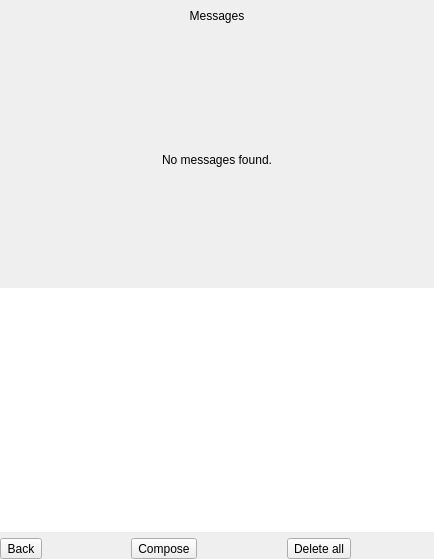
<?xml version="1.0" encoding="UTF-8"?>
<ui version="4.0">
 <class>MessageHistory</class>
 <widget class="QDialog" name="MessageHistory">
  <property name="geometry">
   <rect>
    <x>0</x>
    <y>0</y>
    <width>434</width>
    <height>559</height>
   </rect>
  </property>
  <property name="windowTitle">
   <string>Messages</string>
  </property>
  <property name="windowIcon">
   <iconset resource="taki.qrc">
    <normaloff>:/icon.png</normaloff>:/icon.png</iconset>
  </property>
  <layout class="QVBoxLayout" name="verticalLayout">
   <property name="margin">
    <number>0</number>
   </property>
   <item>
    <layout class="QGridLayout" name="gridLayout" columnstretch="0,0">
     <item row="1" column="0" colspan="2">
      <widget class="QLabel" name="lbMsgNotFound">
       <property name="sizePolicy">
        <sizepolicy hsizetype="Preferred" vsizetype="Expanding">
         <horstretch>0</horstretch>
         <verstretch>0</verstretch>
        </sizepolicy>
       </property>
       <property name="text">
        <string>No messages found.</string>
       </property>
       <property name="alignment">
        <set>Qt::AlignCenter</set>
       </property>
      </widget>
     </item>
     <item row="3" column="0" colspan="2">
      <widget class="QFrame" name="frMsgView">
       <property name="frameShape">
        <enum>QFrame::NoFrame</enum>
       </property>
       <property name="frameShadow">
        <enum>QFrame::Raised</enum>
       </property>
       <layout class="QGridLayout" name="gridLayout_2">
        <property name="margin">
         <number>0</number>
        </property>
        <item row="0" column="0">
         <widget class="QToolButton" name="btMsgBack">
          <property name="text">
           <string>Back</string>
          </property>
          <property name="icon">
           <iconset resource="taki.qrc">
            <normaloff>:/icons/arrow-left.png</normaloff>:/icons/arrow-left.png</iconset>
          </property>
         </widget>
        </item>
        <item row="0" column="7">
         <spacer name="horizontalSpacer_3">
          <property name="orientation">
           <enum>Qt::Horizontal</enum>
          </property>
          <property name="sizeHint" stdset="0">
           <size>
            <width>40</width>
            <height>20</height>
           </size>
          </property>
         </spacer>
        </item>
        <item row="0" column="1">
         <spacer name="horizontalSpacer">
          <property name="orientation">
           <enum>Qt::Horizontal</enum>
          </property>
          <property name="sizeHint" stdset="0">
           <size>
            <width>40</width>
            <height>20</height>
           </size>
          </property>
         </spacer>
        </item>
        <item row="0" column="5">
         <spacer name="horizontalSpacer_2">
          <property name="orientation">
           <enum>Qt::Horizontal</enum>
          </property>
          <property name="sizeHint" stdset="0">
           <size>
            <width>40</width>
            <height>20</height>
           </size>
          </property>
         </spacer>
        </item>
        <item row="0" column="2">
         <widget class="QToolButton" name="btMsgNew">
          <property name="text">
           <string>Compose</string>
          </property>
          <property name="icon">
           <iconset resource="taki.qrc">
            <normaloff>:/icons/edit.png</normaloff>
            <disabledoff>:/icons/edit-disbl.png</disabledoff>:/icons/edit.png</iconset>
          </property>
         </widget>
        </item>
        <item row="0" column="6">
         <widget class="QToolButton" name="btMsgDelete">
          <property name="text">
           <string>Delete all</string>
          </property>
          <property name="icon">
           <iconset resource="taki.qrc">
            <normaloff>:/icons/delete-all.png</normaloff>
            <disabledoff>:/icons/delete-all-disbl.png</disabledoff>:/icons/delete-all.png</iconset>
          </property>
         </widget>
        </item>
       </layout>
      </widget>
     </item>
     <item row="2" column="0" colspan="2">
      <widget class="QTreeView" name="twMsgHistory">
       <property name="sizePolicy">
        <sizepolicy hsizetype="Expanding" vsizetype="Expanding">
         <horstretch>0</horstretch>
         <verstretch>0</verstretch>
        </sizepolicy>
       </property>
       <property name="frameShape">
        <enum>QFrame::NoFrame</enum>
       </property>
       <property name="horizontalScrollBarPolicy">
        <enum>Qt::ScrollBarAlwaysOff</enum>
       </property>
       <property name="editTriggers">
        <set>QAbstractItemView::NoEditTriggers</set>
       </property>
       <property name="alternatingRowColors">
        <bool>true</bool>
       </property>
       <property name="selectionBehavior">
        <enum>QAbstractItemView::SelectRows</enum>
       </property>
       <property name="verticalScrollMode">
        <enum>QAbstractItemView::ScrollPerPixel</enum>
       </property>
       <property name="rootIsDecorated">
        <bool>false</bool>
       </property>
       <property name="uniformRowHeights">
        <bool>false</bool>
       </property>
       <property name="itemsExpandable">
        <bool>false</bool>
       </property>
       <property name="sortingEnabled">
        <bool>false</bool>
       </property>
       <property name="allColumnsShowFocus">
        <bool>true</bool>
       </property>
       <property name="wordWrap">
        <bool>true</bool>
       </property>
       <property name="headerHidden">
        <bool>true</bool>
       </property>
       <attribute name="headerStretchLastSection">
        <bool>false</bool>
       </attribute>
      </widget>
     </item>
     <item row="0" column="0" colspan="2">
      <widget class="QFrame" name="frBBControls">
       <property name="frameShape">
        <enum>QFrame::NoFrame</enum>
       </property>
       <property name="frameShadow">
        <enum>QFrame::Plain</enum>
       </property>
       <layout class="QHBoxLayout" name="horizontalLayout">
        <item>
         <widget class="QLabel" name="bbFrameLabel">
          <property name="text">
           <string>Messages</string>
          </property>
          <property name="alignment">
           <set>Qt::AlignBottom|Qt::AlignHCenter</set>
          </property>
          <property name="wordWrap">
           <bool>true</bool>
          </property>
         </widget>
        </item>
       </layout>
      </widget>
     </item>
    </layout>
   </item>
  </layout>
 </widget>
 <resources>
  <include location="taki.qrc"/>
 </resources>
 <connections>
  <connection>
   <sender>btMsgBack</sender>
   <signal>clicked()</signal>
   <receiver>MessageHistory</receiver>
   <slot>reject()</slot>
   <hints>
    <hint type="sourcelabel">
     <x>26</x>
     <y>557</y>
    </hint>
    <hint type="destinationlabel">
     <x>39</x>
     <y>301</y>
    </hint>
   </hints>
  </connection>
  <connection>
   <sender>twMsgHistory</sender>
   <signal>clicked(QModelIndex)</signal>
   <receiver>MessageHistory</receiver>
   <slot>onChatSelected(QModelIndex)</slot>
   <hints>
    <hint type="sourcelabel">
     <x>256</x>
     <y>343</y>
    </hint>
    <hint type="destinationlabel">
     <x>361</x>
     <y>36</y>
    </hint>
   </hints>
  </connection>
 </connections>
 <slots>
  <slot>onChatSelected(QTreeWidgetItem*,int)</slot>
  <slot>onChatSelected(QModelIndex)</slot>
 </slots>
</ui>
